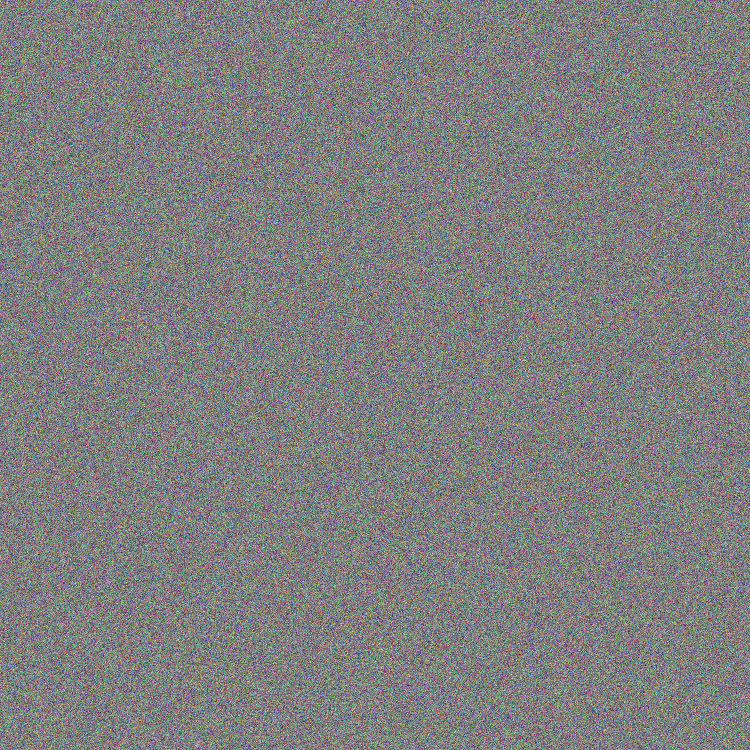
#> input picture pemrosesan-gambar/images/gambar01.jpg, 1500 x 1500 px (shown at 1/2 size); its folder holds only this picture in this run
$ python main.py
#> lines starting #> are read from the running program, lines starting #| are printed output that depends on the picture
"""
=============================================================
Pemrosesan Banyak Gambar Lebih Cepat dengan Komputasi Paralel
=============================================================
Program ini membandingkan pemrosesan gambar secara sequential
dan parallel menggunakan Python multiprocessing.
"""

import os
import time
import cv2
from multiprocessing import Pool, cpu_count


# ==================== KONFIGURASI ====================

FOLDER_INPUT = "images"
FOLDER_OUTPUT_SEQ = "output_sequential"
FOLDER_OUTPUT_PAR = "output_parallel"
UKURAN_GAMBAR = (500, 500)  # Ukuran resize gambar

# Nonaktifkan multi-threading internal OpenCV
# agar perbandingan sequential vs parallel lebih akurat
cv2.setNumThreads(1)


# ==================== FUNGSI UTILITAS ====================

def buat_folder(path):
    """Membuat folder jika belum ada."""
    if not os.path.exists(path):
        os.makedirs(path)


def ambil_daftar_gambar(folder):
    """Mengambil daftar file gambar dari folder input."""
    ekstensi_valid = (".jpg", ".jpeg", ".png")
    daftar = []
    for nama_file in os.listdir(folder):
        if nama_file.lower().endswith(ekstensi_valid):
            daftar.append(nama_file)
    return sorted(daftar)


# ==================== FUNGSI PROSES GAMBAR ====================

def proses_gambar(args):
    """
    Memproses satu gambar dengan tahapan berat:
    1. Resize gambar ke ukuran besar (simulasi resolusi tinggi)
    2. Ubah ke grayscale
    3. Beri efek blur berulang kali (simulasi proses berat)
    4. Deteksi tepi (edge detection)
    5. Resize akhir ke 500x500
    6. Simpan ke folder output
    """
    path_input, path_output = args

    # Baca gambar dari file
    gambar = cv2.imread(path_input)
    if gambar is None:
        print(f"  [GAGAL] Tidak bisa membaca: {path_input}")
        return

    # Langkah 1: Resize gambar ke ukuran besar (simulasi gambar resolusi tinggi)
    gambar = cv2.resize(gambar, (2500, 2500))

    # Langkah 2: Ubah ke grayscale
    gambar = cv2.cvtColor(gambar, cv2.COLOR_BGR2GRAY)

    # Langkah 3: Beri efek blur berulang kali (proses berat untuk simulasi)
    for _ in range(20):
        gambar = cv2.GaussianBlur(gambar, (21, 21), 0)

    # Langkah 4: Deteksi tepi menggunakan Canny
    tepi = cv2.Canny(gambar, 50, 150)

    # Gabungkan hasil blur dan edge detection
    gambar = cv2.addWeighted(gambar, 0.7, tepi, 0.3, 0)

    # Langkah 5: Resize akhir ke ukuran output
    gambar = cv2.resize(gambar, UKURAN_GAMBAR)

    # Langkah 6: Simpan hasil ke folder output
    cv2.imwrite(path_output, gambar)


# ==================== METODE SEQUENTIAL ====================

def proses_sequential(daftar_gambar):
    """Memproses semua gambar satu per satu (sequential)."""
    print("\n[1] Memulai pemrosesan SEQUENTIAL...")
    print(f"    Memproses {len(daftar_gambar)} gambar satu per satu.\n")

    # Siapkan folder output
    buat_folder(FOLDER_OUTPUT_SEQ)

    # Siapkan daftar tugas (input, output)
    tugas = []
    for nama in daftar_gambar:
        path_in = os.path.join(FOLDER_INPUT, nama)
        path_out = os.path.join(FOLDER_OUTPUT_SEQ, nama)
        tugas.append((path_in, path_out))

    # Catat waktu mulai
    waktu_mulai = time.time()

    # Proses gambar satu per satu
    for i, t in enumerate(tugas, 1):
        proses_gambar(t)
#> in proses_gambar, gambar is the input picture: shape (1500, 1500, 3); mean B, G, R 127.5, 127.4, 127.4
#> in proses_gambar, `gambar = cv2.cvtColor(gambar, cv2.COLOR_BGR2GRAY)`:
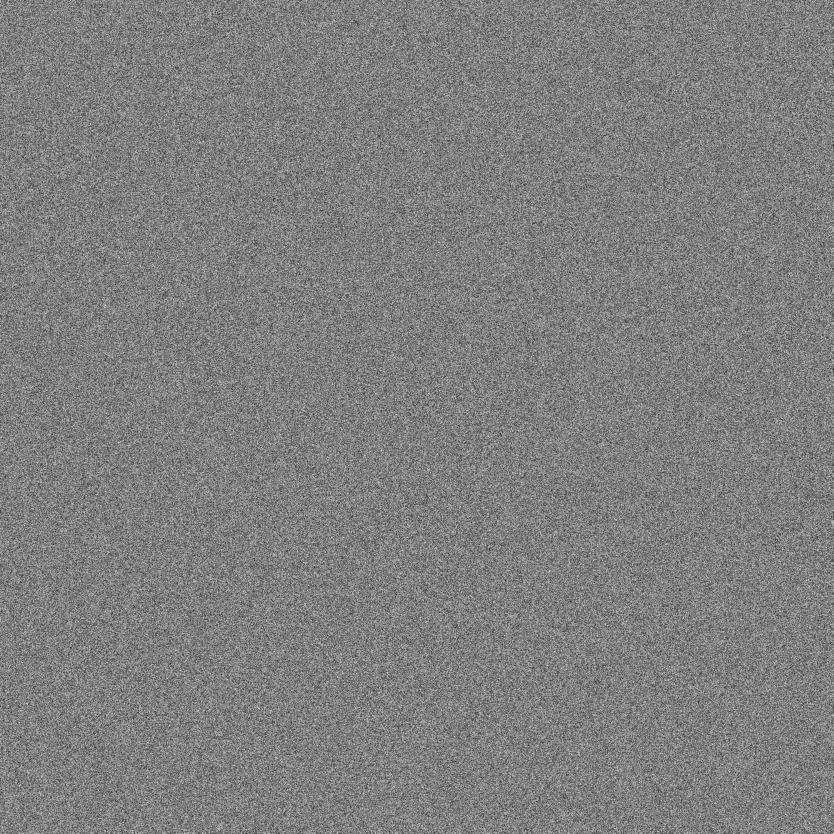
#> gambar: shape (2500, 2500) (shown at 1/3 size); min 4, max 252, mean 127.3
#> in proses_gambar, `tepi = cv2.Canny(gambar, 50, 150)`: tepi: shape (2500, 2500); every value is 0
        print(f"    [{i}/{len(tugas)}] Selesai: {t[0]}")

    # Catat waktu selesai
    waktu_selesai = time.time()
    durasi = waktu_selesai - waktu_mulai

    print(f"\n    Pemrosesan sequential selesai dalam {durasi:.4f} detik.")
    return durasi


# ==================== METODE PARALLEL ====================

def proses_parallel(daftar_gambar):
    """Memproses semua gambar secara bersamaan (parallel)."""
    jumlah_proses = cpu_count()
    print(f"\n[2] Memulai pemrosesan PARALLEL...")
    print(f"    Memproses {len(daftar_gambar)} gambar dengan {jumlah_proses} proses.\n")

    # Siapkan folder output
    buat_folder(FOLDER_OUTPUT_PAR)

    # Siapkan daftar tugas (input, output)
    tugas = []
    for nama in daftar_gambar:
        path_in = os.path.join(FOLDER_INPUT, nama)
        path_out = os.path.join(FOLDER_OUTPUT_PAR, nama)
        tugas.append((path_in, path_out))

    # Catat waktu mulai
    waktu_mulai = time.time()

    # Proses gambar secara parallel menggunakan Pool
    with Pool(processes=jumlah_proses) as pool:
        pool.map(proses_gambar, tugas)

    # Catat waktu selesai
    waktu_selesai = time.time()
    durasi = waktu_selesai - waktu_mulai

    print(f"    Pemrosesan parallel selesai dalam {durasi:.4f} detik.")
    return durasi


# ==================== TAMPILKAN HASIL ====================

def tampilkan_hasil(jumlah, waktu_seq, waktu_par):
    """Menampilkan perbandingan hasil di terminal."""
    selisih = waktu_seq - waktu_par
    if waktu_par > 0:
        speedup = waktu_seq / waktu_par
    else:
        speedup = 0

    if waktu_seq < waktu_par:
        lebih_cepat = "Sequential"
    else:
        lebih_cepat = "Parallel"

    print("\n" + "=" * 55)
    print("        HASIL PERBANDINGAN WAKTU PROSES")
    print("=" * 55)
    print(f"  Jumlah gambar diproses  : {jumlah} gambar")
    print(f"  Waktu sequential        : {waktu_seq:.4f} detik")
    print(f"  Waktu parallel          : {waktu_par:.4f} detik")
    print(f"  Selisih waktu           : {abs(selisih):.4f} detik")
    print(f"  Speedup                 : {speedup:.2f}x")
    print(f"  Metode lebih cepat      : {lebih_cepat}")
    print("=" * 55)
    print(f"\n  Kesimpulan: Metode {lebih_cepat} lebih cepat")
    print(f"  dengan selisih {abs(selisih):.4f} detik.\n")


# ==================== PROGRAM UTAMA ====================

if __name__ == "__main__":
    print("=" * 55)
    print(" PEMROSESAN BANYAK GAMBAR DENGAN KOMPUTASI PARALEL")
    print("=" * 55)

    # Cek apakah folder images ada
    if not os.path.exists(FOLDER_INPUT):
        print(f"\n[ERROR] Folder '{FOLDER_INPUT}' tidak ditemukan!")
        print(f"Silakan buat folder '{FOLDER_INPUT}' dan isi dengan gambar.")
        print("Format yang didukung: .jpg, .jpeg, .png")
        exit(1)

    # Ambil daftar gambar
    daftar_gambar = ambil_daftar_gambar(FOLDER_INPUT)

    # Cek apakah ada gambar di folder
    if len(daftar_gambar) == 0:
        print(f"\n[ERROR] Tidak ada gambar di folder '{FOLDER_INPUT}'!")
        print("Silakan masukkan gambar ke folder tersebut.")
        print("Format yang didukung: .jpg, .jpeg, .png")
        exit(1)

    print(f"\nDitemukan {len(daftar_gambar)} gambar di folder '{FOLDER_INPUT}'.")

    # Jalankan pemrosesan sequential
    waktu_seq = proses_sequential(daftar_gambar)

    # Jalankan pemrosesan parallel
    waktu_par = proses_parallel(daftar_gambar)

    # Tampilkan hasil perbandingan
    tampilkan_hasil(len(daftar_gambar), waktu_seq, waktu_par)

$ run again, on pemrosesan-gambar/images/gambar05.jpg
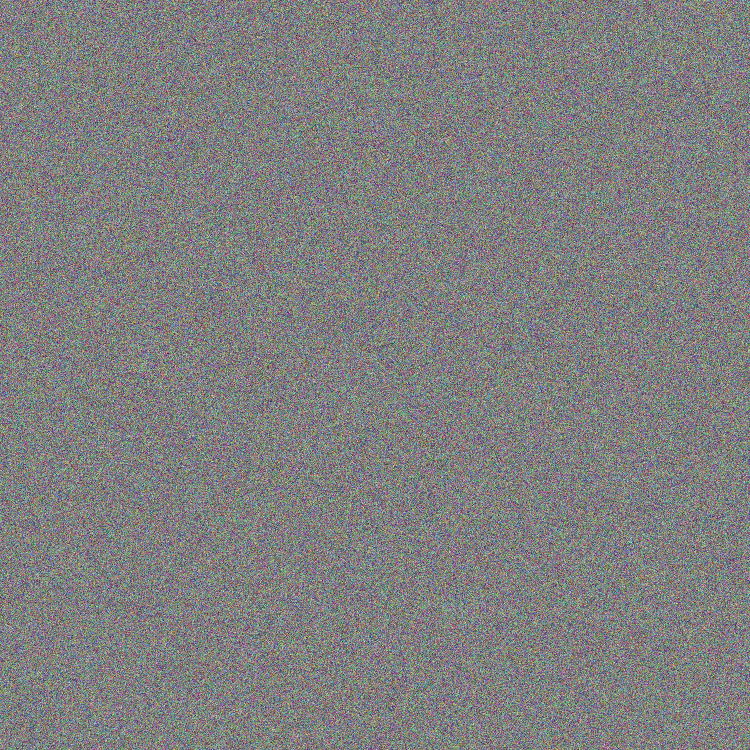
#> input picture pemrosesan-gambar/images/gambar05.jpg, 1500 x 1500 px (shown at 1/2 size)
#> in proses_gambar, gambar is the input picture: shape (1500, 1500, 3); mean B, G, R 127.5, 127.5, 127.5
#> in proses_gambar, `gambar = cv2.cvtColor(gambar, cv2.COLOR_BGR2GRAY)`:
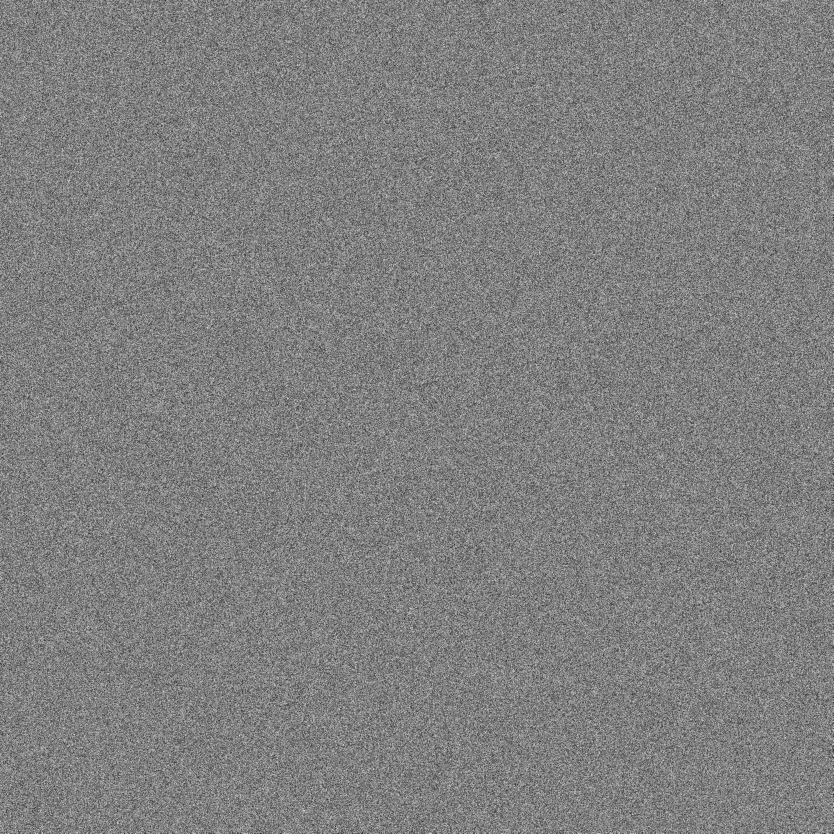
#> gambar: shape (2500, 2500) (shown at 1/3 size); min 2, max 254, mean 127.4
#> tepi: shape (2500, 2500); every value is 0

$ run again, on pemrosesan-gambar/images/gambar06.jpg
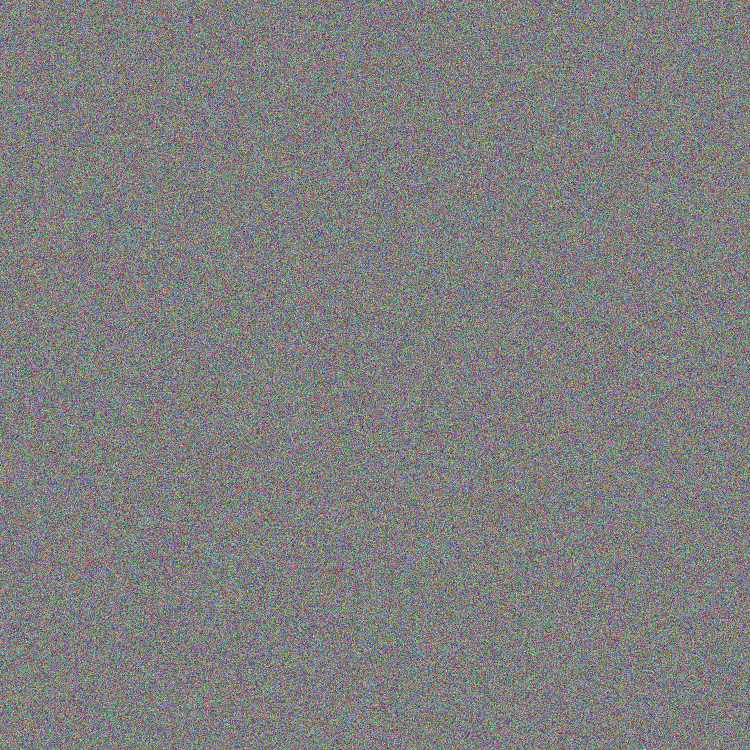
#> input picture pemrosesan-gambar/images/gambar06.jpg, 1500 x 1500 px (shown at 1/2 size)
#> in proses_gambar, gambar is the input picture: shape (1500, 1500, 3); mean B, G, R 127.5, 127.5, 127.5
#> in proses_gambar, `gambar = cv2.cvtColor(gambar, cv2.COLOR_BGR2GRAY)`:
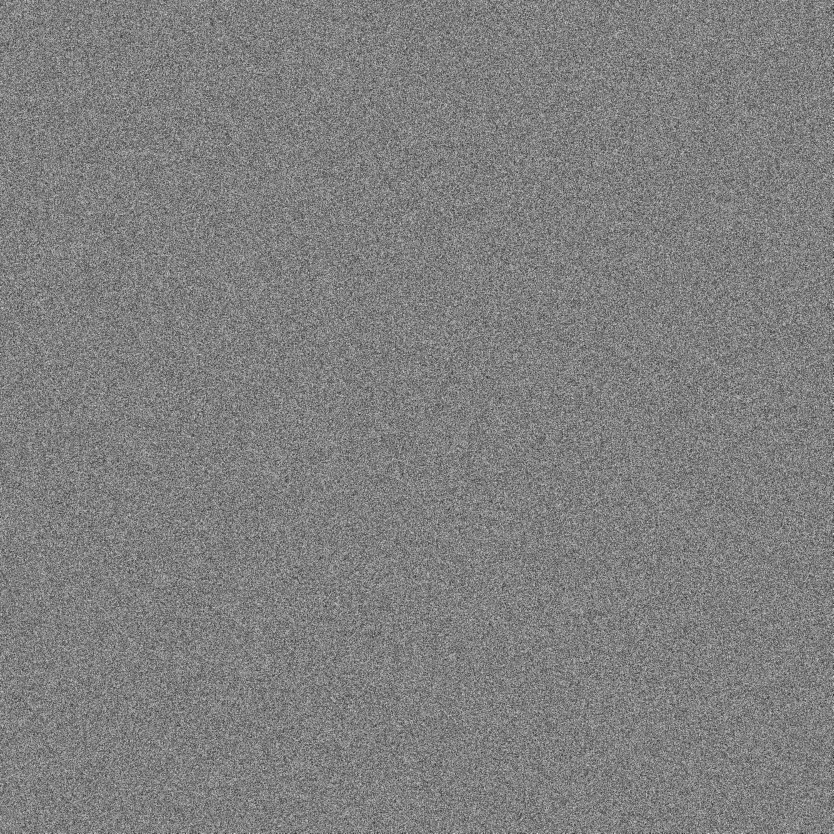
#> gambar: shape (2500, 2500) (shown at 1/3 size); min 3, max 252, mean 127.4
#> tepi: shape (2500, 2500); every value is 0

$ run again, on pemrosesan-gambar/images/gambar07.jpg
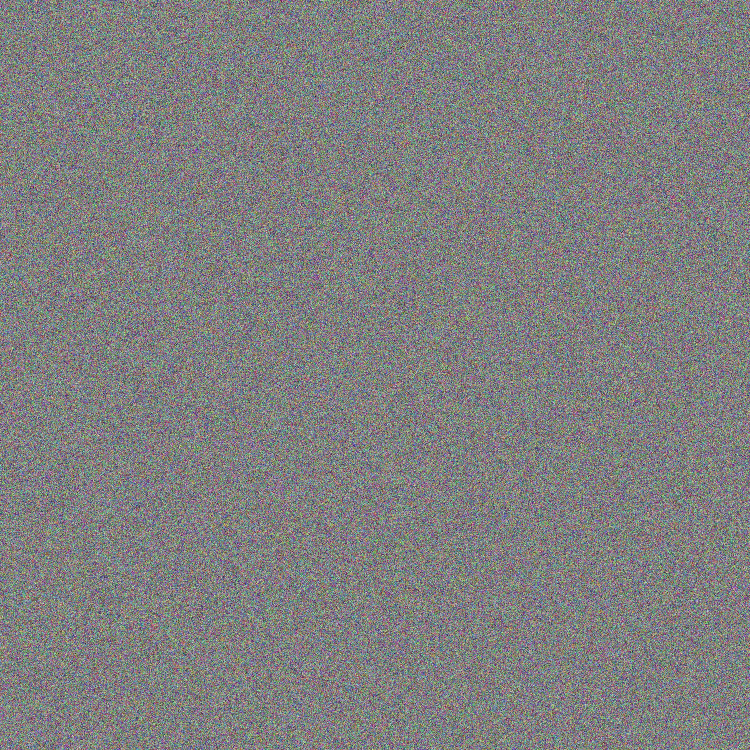
#> input picture pemrosesan-gambar/images/gambar07.jpg, 1500 x 1500 px (shown at 1/2 size)
#> in proses_gambar, gambar is the input picture: shape (1500, 1500, 3); mean B, G, R 127.5, 127.4, 127.4
#> in proses_gambar, `gambar = cv2.cvtColor(gambar, cv2.COLOR_BGR2GRAY)`:
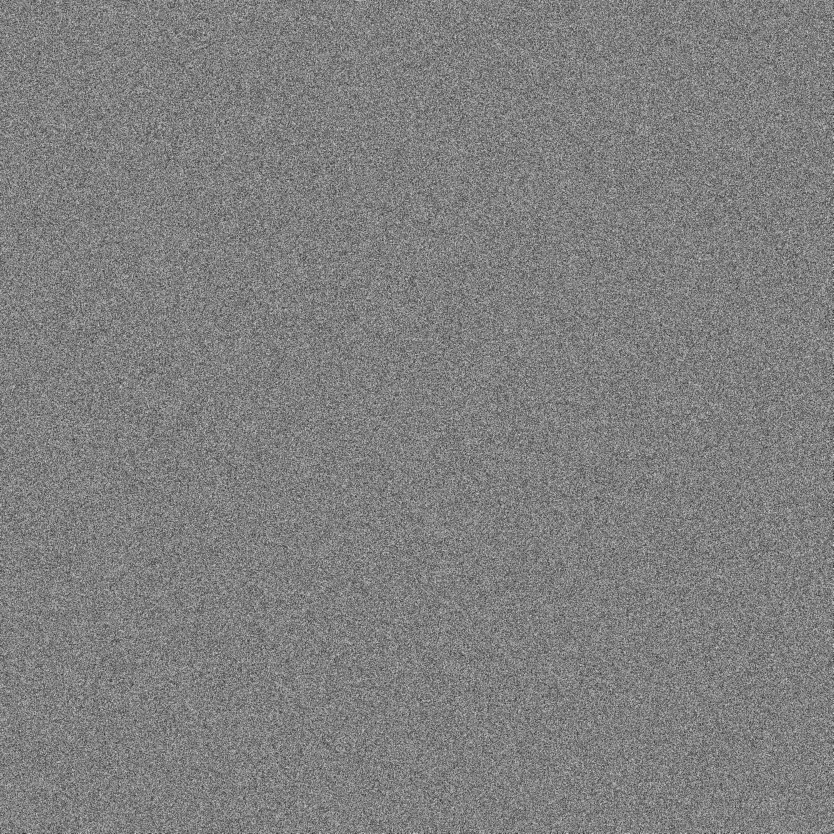
#> gambar: shape (2500, 2500) (shown at 1/3 size); min 2, max 253, mean 127.3
#> tepi: shape (2500, 2500); every value is 0

$ run again, on pemrosesan-gambar/images/gambar02.jpg
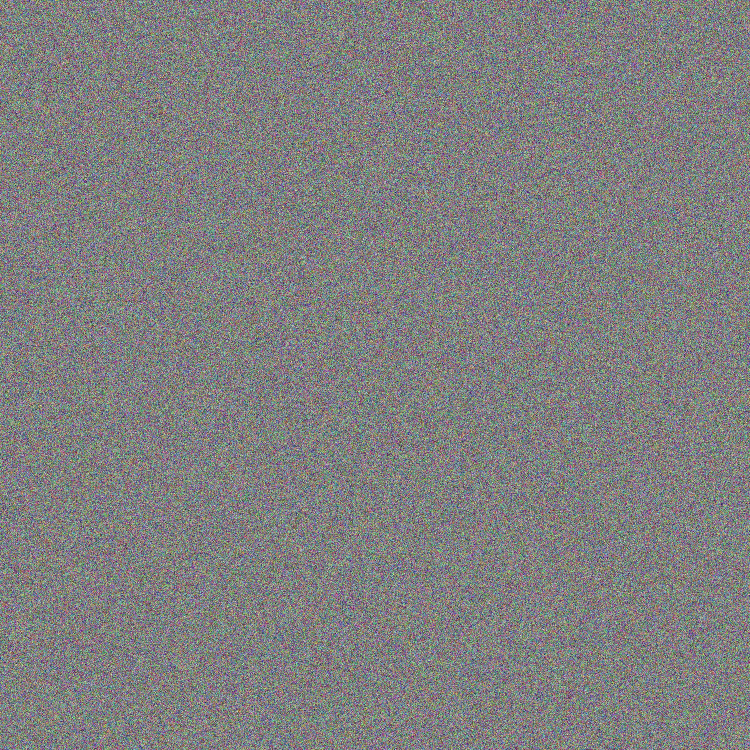
#> input picture pemrosesan-gambar/images/gambar02.jpg, 1500 x 1500 px (shown at 1/2 size)
#> in proses_gambar, gambar is the input picture: shape (1500, 1500, 3); mean B, G, R 127.5, 127.5, 127.6
#> in proses_gambar, `gambar = cv2.cvtColor(gambar, cv2.COLOR_BGR2GRAY)`:
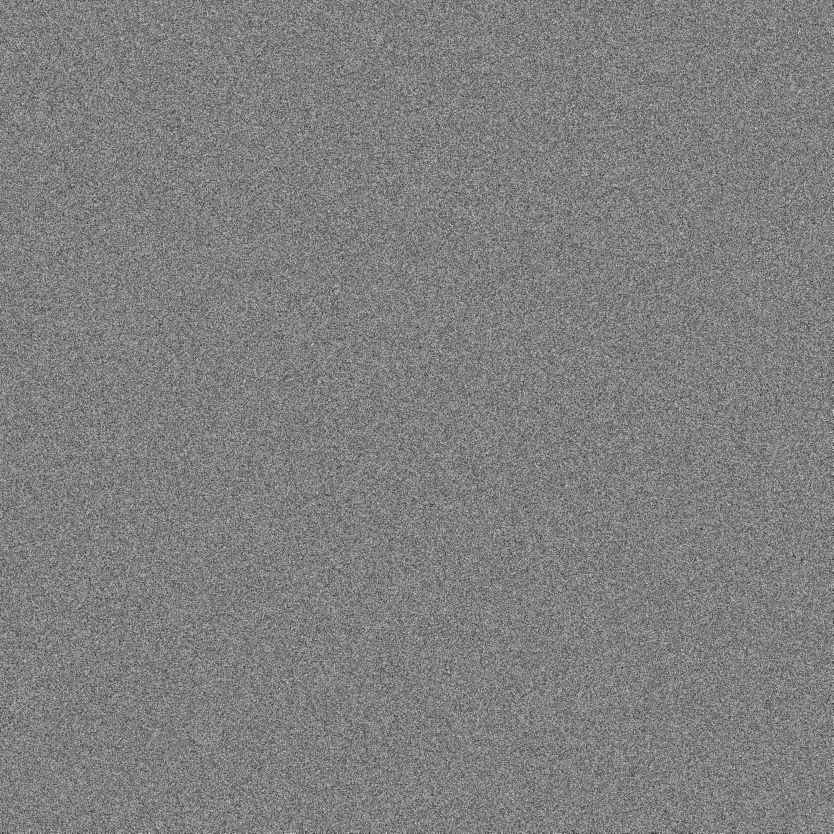
#> gambar: shape (2500, 2500) (shown at 1/3 size); min 1, max 252, mean 127.5
#> tepi: shape (2500, 2500); every value is 0
